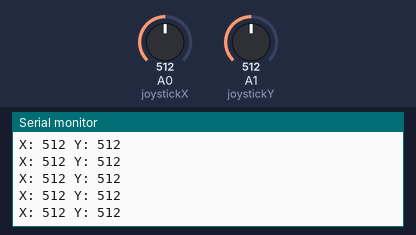
A sketch run on a simulated Arduino Uno, built with avr-gcc and run on an emulated ATmega328P. Parts: the last lines printed to the serial monitor. The inputs (shaded band) are chosen by the test bench; at power-on: A0 (joystickX) = 512, A1 (joystickY) = 512.

Above: at 1.2 s.
1.3 s: A0 (joystickX) set to 716
At 1.31 s:
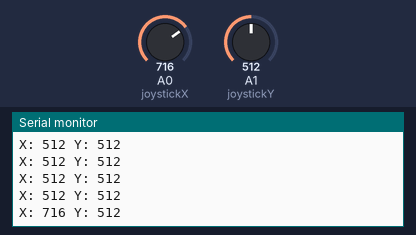
2.8 s: A1 (joystickY) set to 716
At 2.82 s:
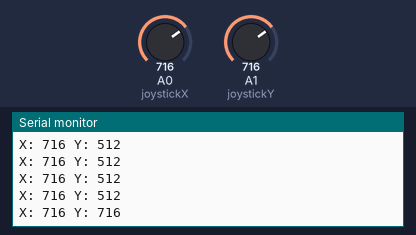
4.3 s: A0 (joystickX) set to 900
At 4.33 s:
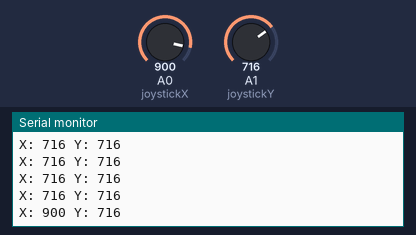
5.8 s: A1 (joystickY) set to 900
At 5.84 s:
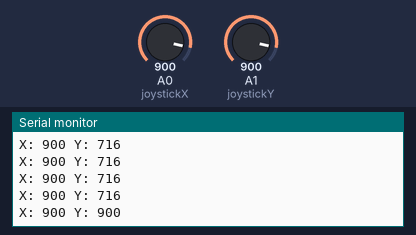
Timing chart, 0 to 8.3 s (numbered marks = the images above; inputs shaded):
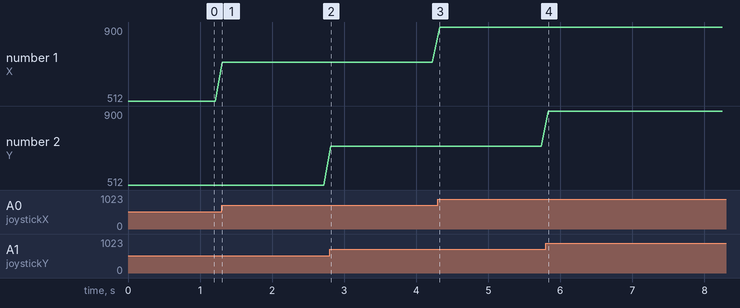

The sketch:

9.joystick_control.ino
```cpp
#define joystickX A0
#define joystickY A1

void setup() {
  Serial.begin(9600);
}

void loop() {
  int xVal = analogRead(joystickX);
  int yVal = analogRead(joystickY);

  Serial.print("X: ");
  Serial.print(xVal);
  Serial.print(" Y: ");
  Serial.println(yVal);

  delay(100);
}
```

Measured:
- after the input at 1.3 s, the serial monitor: prints a new line at once (image 1)
- after the input at 2.8 s, the serial monitor: prints a new line at once (image 2)
- after the input at 4.3 s, the serial monitor: prints a new line at once (image 3)
- after the input at 5.8 s, the serial monitor: prints a new line at once (image 4)
- plotted number 1: 512 → 716 after the input at 1.3 s, 716 → 900 after the input at 4.3 s
